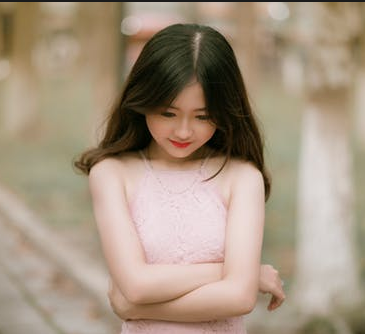
//> input picture project_code/images/test.png, 365 x 334 px
$ ./VC_FANFUHAN_OPENCV033   (built with g++ and OpenCV 4)
//> lines starting //> are read from the running program, lines starting //| are printed output that depends on the picture; after the words box and inside, x2 and y2 are one past the last pixel; in counts of white or black regions, pixels touching at a corner belong together
// VC_FANFUHAN_OPENCV033.cpp : 定義主控台應用程式的進入點。
//
/*
// Debug | x32
通用屬性
| C/C++
|	| 一般
|		| 其他 Include 目錄 -> C:\opencv\build\include
|
| 連結器
| 	|一一般
|		|  其他程式庫目錄 -> C:\opencv\build\x64\vc15\lib
|
| 	|一輸入
|		| 其他相依性 -> opencv_world411d.lib;%(AdditionalDependencies)

// Releas | x64
組態屬性
| C/C++
|	| 一般
|		| 其他 Include 目錄 -> C:\opencv\build\include
|
| 連結器
| 	|一般
|		| 其他程式庫目錄 -> C:\opencv\build\x64\vc15\lib
|
| 	|一輸入
|		| 其他相依性 -> opencv_world411.lib;%(AdditionalDependencies)

*/

#include "stdafx.h"
#include <iostream>
#include <opencv2/opencv.hpp>
#include <opencv2/core/core.hpp>
#include <opencv2/highgui/highgui.hpp>

using namespace std;
using namespace cv;

void blur_demo(Mat &image, Mat &sum);
void edge_demo(Mat &image, Mat &sum);
int getblockSum(Mat &sum, int x1, int y1, int x2, int y2, int i);

void showHistogram(InputArray src, cv::String StrTitle);
void backProjection_demo(Mat &mat, Mat &model);
void blur3x3(Mat &src, Mat *det);

void add_salt_pepper_noise(Mat &image);
void add_gaussian_noise(Mat &image);

// [5 lines left out: function pause, not called in this run]
int main()
{
	Mat src = imread("../../images/test.png");
//> src is the input picture: 334 rows x 365 cols, CV_8UC3; mean B, G, R 128.5, 147.9, 165.4

	if (src.empty())
	{
		cout << "could not load image.." << endl;
		pause();
		return -1;
	}
	else
	{
		Mat src_gray;
		cvtColor(src, src_gray, COLOR_BGR2GRAY);
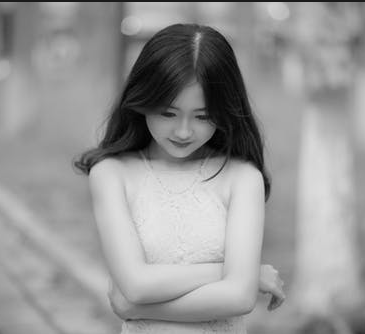
//> src_gray: 334 rows x 365 cols, CV_8UC1; min 0, max 235, mean 150.9

		GaussianBlur(src, src, Size(7, 7), 0);
		GaussianBlur(src_gray, src_gray, Size(7, 7), 0);

		imshow("input_src", src);
		showHistogram(src, "Histogram_input_src");

		imshow("input_src_gray", src_gray);
		showHistogram(src_gray, "Histogram_input_src_gray");

		Mat dst00, dst01;
		/*
		void Laplacian(inputArray src,outputArray dst,int deepth,int ksize=1,double scale=1,double delta=0,int borderType=BORDER_DEFAULT)
		src_gray: 輸入圖像。
		dst: 輸出圖像
		ddepth: 輸出圖像的深度。 因為輸入圖像的深度是 CV_8U ，這里我們必須定義 ddepth = CV_16S 以避免外溢。
		ksize: 內部調用的 Sobel算子的內核大小，此例中設置為3。
		scale, delta 和 BORDER_DEFAULT: 使用默認值。

		其中int ksize=1,這是關鍵，這是1，3，5，7這類的奇數，越大說明識別越多
		*/
		Laplacian(src, dst00, CV_32F, 3, 1.0, 127.0);//5, 1.0, 0.0
		convertScaleAbs(dst00, dst00);
		imshow("Laplacian_bgr", dst00);

		Laplacian(src, dst01, CV_32F, 3, 1.0, 127.0);//5, 1.0, 0.0
		convertScaleAbs(dst01, dst01);
		imshow("Laplacian_gray", dst01);

		waitKey(0);
		return 0;

	}

	return 0;
}

// [28 lines left out: function blur_demo, not called in this run]

/**
* 3x3 sobel 垂直边缘检测演示
*/
// [117 lines left out: functions edge_demo, getblockSum, add_gaussian_noise, add_salt_pepper_noise, blur3x3, backProjection_demo, not called in this run]

void showHistogram(InputArray src, cv::String StrTitle)
{
//> called with StrTitle = "Histogram_input_src"
	bool blnGray = false;
	if (src.channels() == 1)
	{
		blnGray = true;
	}

	// 三通道/單通道 直方圖 紀錄陣列
	vector<Mat> bgr_plane;
	vector<Mat> gray_plane;

	// 定义参数变量
	const int channels[1] = { 0 };
	const int bins[1] = { 256 };
	float hranges[2] = { 0, 255 };
	const float *ranges[1] = { hranges };
	Mat b_hist, g_hist, r_hist, hist;
	// 计算三通道直方图
	/*
	void calcHist( const Mat* images, int nimages,const int* channels, InputArray mask,OutputArray hist, int dims, const int* histSize,const float** ranges, bool uniform=true, bool accumulate=false );
	1.輸入的圖像數組
	2.輸入數組的個數
	3.通道數
	4.掩碼
	5.直方圖
	6.直方圖維度
	7.直方圖每個維度的尺寸數組
	8.每一維數組的範圍
	9.直方圖是否是均勻
	10.配置階段不清零
	*/
	if (blnGray)
	{
		split(src, gray_plane);
		calcHist(&gray_plane[0], 1, 0, Mat(), hist, 1, bins, ranges);
	}
	else
	{
		split(src, bgr_plane);
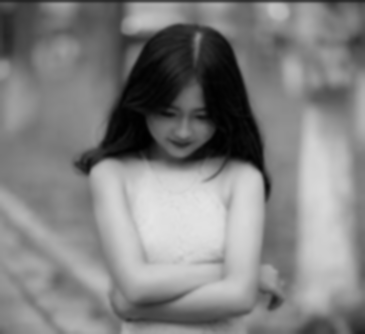
//> bgr_plane[0]: 334 rows x 365 cols, CV_8UC1; min 0, max 228, mean 128.6
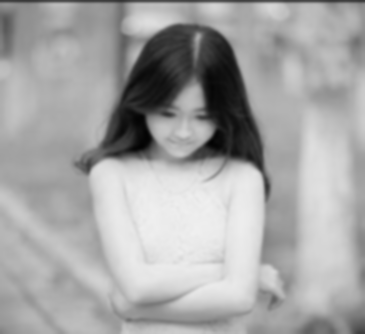
//> bgr_plane[2]: 334 rows x 365 cols, CV_8UC1; min 3, max 240, mean 165.4
		calcHist(&bgr_plane[0], 1, 0, Mat(), b_hist, 1, bins, ranges);
//> b_hist = 256 values, max 1591 at index 134, min 0 at index 229, mean 476.2
		calcHist(&bgr_plane[1], 1, 0, Mat(), g_hist, 1, bins, ranges);
//> g_hist = 256 values, max 2074 at index 160, min 0 at index 0, mean 476.2
		calcHist(&bgr_plane[2], 1, 0, Mat(), r_hist, 1, bins, ranges);
//> r_hist = 256 values, max 2208 at index 174, min 0 at index 0, mean 476.2
	}

	/*
	* 显示直方图
	*/
	int hist_w = 512;
	int hist_h = 400;
	int bin_w = cvRound((double)hist_w / bins[0]);
	Mat histImage = Mat::zeros(hist_h, hist_w, CV_8UC3);
	// 归一化直方图数据
	if (blnGray)
	{
		normalize(hist, hist, 0, histImage.rows, NORM_MINMAX, -1);
	}
	else
	{
		normalize(b_hist, b_hist, 0, histImage.rows, NORM_MINMAX, -1);
//> b_hist = 256 values, max 400 at index 134, min 0 at index 229, mean 119.7
		normalize(g_hist, g_hist, 0, histImage.rows, NORM_MINMAX, -1);
//> g_hist = 256 values, max 400 at index 160, min 0 at index 0, mean 91.84
		normalize(r_hist, r_hist, 0, histImage.rows, NORM_MINMAX, -1);
//> r_hist = 256 values, max 400 at index 174, min 0 at index 0, mean 86.27
	}

	// 绘制直方图曲线
	for (int i = 1; i < bins[0]; ++i)
	{
		if (blnGray)
		{
			line(histImage, Point(bin_w * (i - 1), hist_h - cvRound(hist.at<float>(i - 1))),
				Point(bin_w * (i), hist_h - cvRound(hist.at<float>(i))), Scalar(255, 255, 255),
				2, 8, 0);
		}
		else
		{
			line(histImage, Point(bin_w * (i - 1), hist_h - cvRound(b_hist.at<float>(i - 1))),
				Point(bin_w * (i), hist_h - cvRound(b_hist.at<float>(i))), Scalar(255, 0, 0),
				2, 8, 0);
			line(histImage, Point(bin_w * (i - 1), hist_h - cvRound(g_hist.at<float>(i - 1))),
				Point(bin_w * (i), hist_h - cvRound(g_hist.at<float>(i))), Scalar(0, 255, 0),
				2, 8, 0);
			line(histImage, Point(bin_w * (i - 1), hist_h - cvRound(r_hist.at<float>(i - 1))),
				Point(bin_w * (i), hist_h - cvRound(r_hist.at<float>(i))), Scalar(0, 0, 255),
				2, 8, 0);
		}


	}
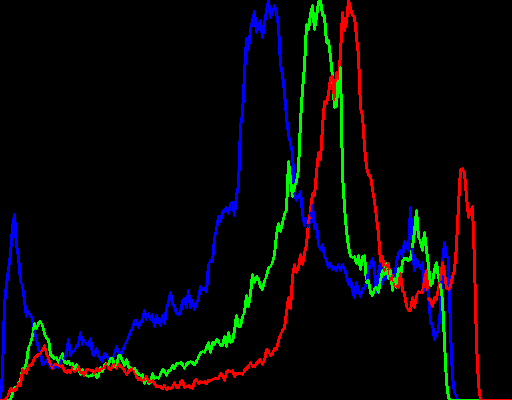
//> histImage: 400 rows x 512 cols, CV_8UC3; mean B, G, R 7.7, 6.3, 6.5
//> call 2 of showHistogram, with StrTitle = "Histogram_input_src_gray"
//> in showHistogram (call 2), `calcHist(&gray_plane[0], 1, 0, Mat(), hist, 1, bins, ranges);`: hist = 256 values, max 2045 at index 162, min 0 at index 0, mean 476.2
//> in showHistogram (call 2), `normalize(hist, hist, 0, histImage.rows, NORM_MINMAX, -1);`: hist = 256 values, max 400 at index 162, min 0 at index 0, mean 93.15
//> after the loop in showHistogram (call 2), `for (int i = 1; i < bins[0]; ++i)`:
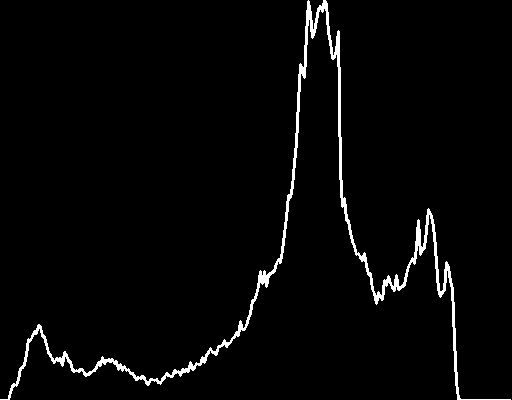
//> histImage: 400 rows x 512 cols, CV_8UC3; 2.6% white; 1 white region, box (x1, y1, x2, y2) and area: (0, 0, 511, 400) 5332
//> in main, `Laplacian(src, dst00, CV_32F, 3, 1.0, 127.0);`:
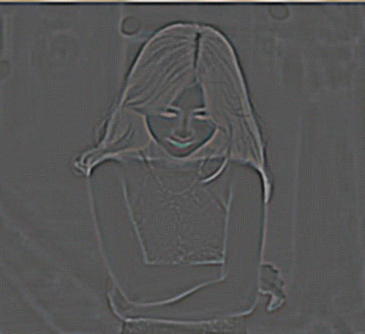
//> dst00: 334 rows x 365 cols, CV_32FC3; mean B, G, R 127.1, 127.2, 127.2; drawn with min black and max white
//> in main, `convertScaleAbs(dst00, dst00);`:
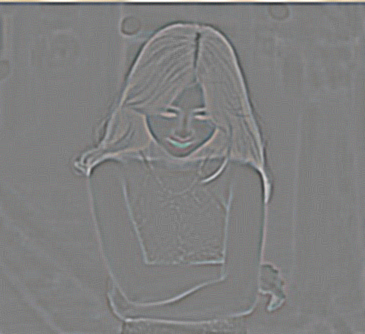
//> dst00: 334 rows x 365 cols, CV_8UC3; mean B, G, R 127.1, 127.2, 127.2
//> (the program exits here)

$ run again, with project_code/images/basketball1.png copied over project_code/images/test.png
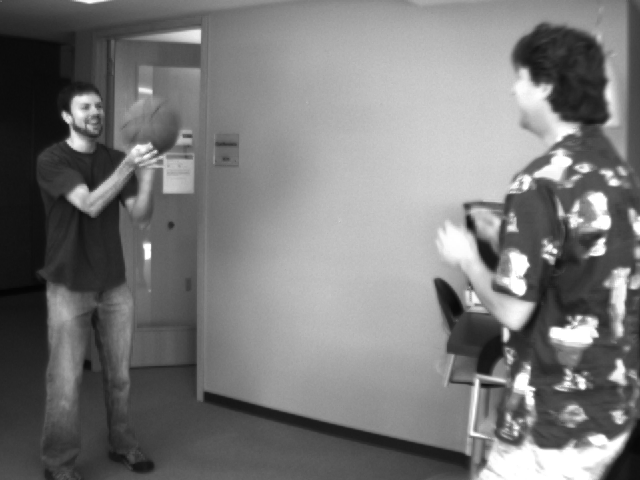
//> input picture project_code/images/basketball1.png, 640 x 480 px
//> src is the input picture: 480 rows x 640 cols, CV_8UC3; min 4, max 255, mean 120.3
//> in showHistogram, `calcHist(&bgr_plane[0], 1, 0, Mat(), b_hist, 1, bins, ranges);`: b_hist = 256 values, max 2753 at index 192, min 0 at index 0, mean 1190.4
//> in showHistogram, `calcHist(&bgr_plane[1], 1, 0, Mat(), g_hist, 1, bins, ranges);`: g_hist has the same summary as b_hist
//> in showHistogram, `calcHist(&bgr_plane[2], 1, 0, Mat(), r_hist, 1, bins, ranges);`: r_hist has the same summary as b_hist
//> in showHistogram, `normalize(b_hist, b_hist, 0, histImage.rows, NORM_MINMAX, -1);`: b_hist = 256 values, max 400 at index 192, min 0 at index 0, mean 173
//> in showHistogram, `normalize(g_hist, g_hist, 0, histImage.rows, NORM_MINMAX, -1);`: g_hist has the same summary as b_hist
//> in showHistogram, `normalize(r_hist, r_hist, 0, histImage.rows, NORM_MINMAX, -1);`: r_hist has the same summary as b_hist
//> in showHistogram (call 2), `calcHist(&gray_plane[0], 1, 0, Mat(), hist, 1, bins, ranges);`: hist = 256 values, max 2753 at index 192, min 0 at index 0, mean 1190.4
//> in showHistogram (call 2), `normalize(hist, hist, 0, histImage.rows, NORM_MINMAX, -1);`: hist has the same summary as b_hist
//> after the loop in showHistogram (call 2), `for (int i = 1; i < bins[0]; ++i)`:
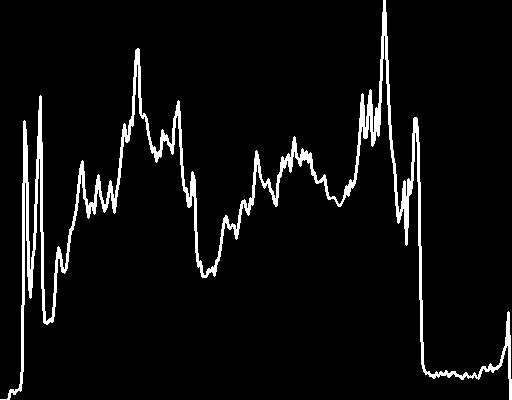
//> histImage: 400 rows x 512 cols, CV_8UC3; 5.5% white; 1 white region, box (x1, y1, x2, y2) and area: (0, 0, 512, 400) 11175
//> in main, `convertScaleAbs(dst00, dst00);`:
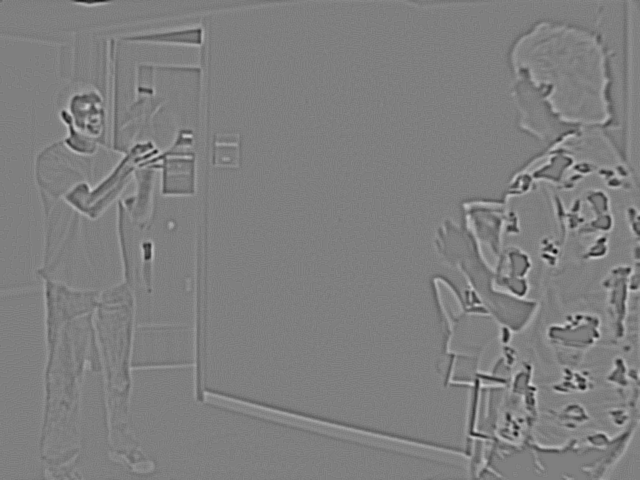
//> dst00: 480 rows x 640 cols, CV_8UC3; min 3, max 215, mean 127
